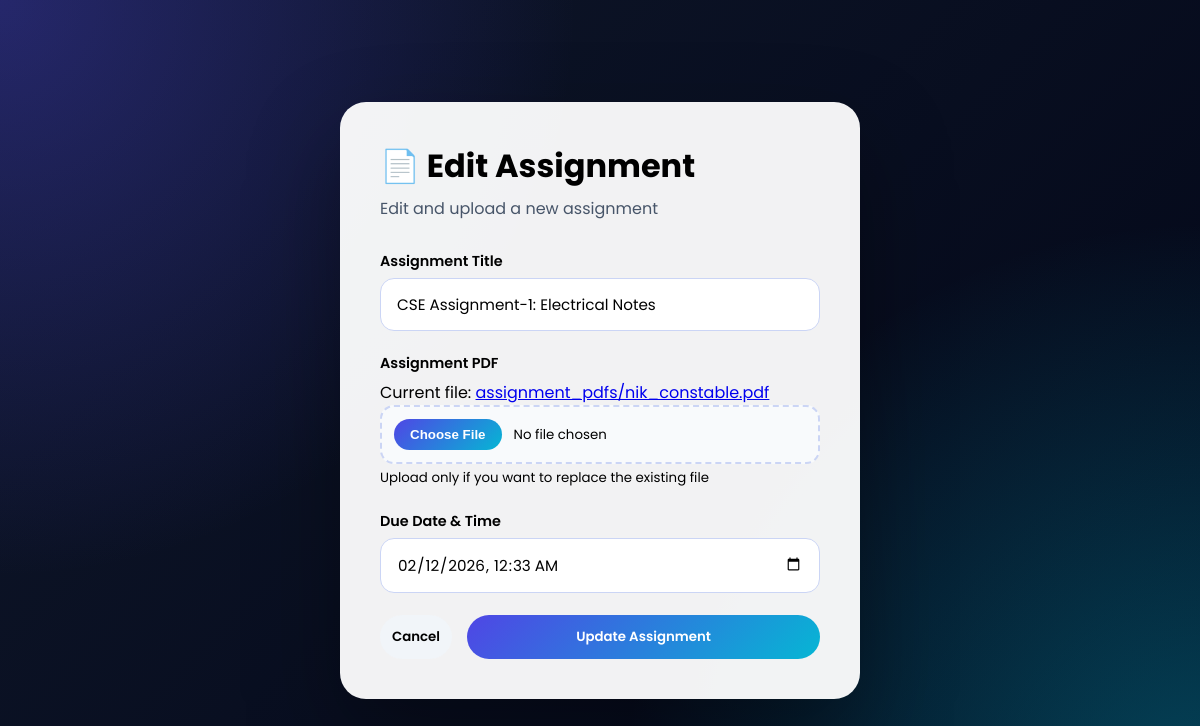
/teachers/teacher_dashboard/edit_assignments/8, run on the app's committed database.
### assignments/models.py (models this page shows, shortened)
class Assignment(models.Model):
    COURSE_CHOICES = [
        ('AIML', 'Artificial Intelligence and Machine Learning'),
        ('CORE', 'Computer Science Core'),
        ('IT', 'Information Technology'),
        ('ME', 'Mechanical Engineering'),
        ('CE', 'Civil Engineering'),
        ('EE', 'Electrical Engineering')
    ]
    teacher_name = models.ForeignKey(User, on_delete=models.CASCADE)
    course_name = models.CharField(choices=COURSE_CHOICES)
    title = models.CharField(max_length=250)
    assignment = models.FileField(upload_to='assignment_pdfs/')
    due_date = models.DateTimeField()
    created_at = models.DateTimeField(auto_now_add=True)
    updated_at = models.DateTimeField(auto_now=True)

### assignments/views.py (the view, shortened to what this page needs)
# urls.py: path('edit_assignments/<int:pk>', views.edit_assignments, name='edit_assignments'),
def edit_assignments(request, pk):
    data = Assignment.objects.get(pk=pk)
    context = {
        'data': data
    }
    return render(request=request, template_name='edit_assignment.html', context=context)

### templates/teachers/edit_assignment.html (shortened to what this page needs)
{% load static %}
<!DOCTYPE html>
<html lang="en">
<head>
    <link rel="stylesheet" href="{% static 'css/edit_assignment.css' %}">
</head>
<body>
    <div class="page-wrapper">
        <div class="assignment-card">
            <div class="header">
                <h1>📄 Edit Assignment</h1>
                <p>Edit and upload a new assignment</p>
            </div>
            <form action="{% url 'edit_assignments' data.id %}" method="post" enctype="multipart/form-data">
                <div class="input-group">
                    <label>Assignment Title</label>
                    <input name="title" type="text" placeholder="e.g. Introduction to Python" value="{{data.title}}"
                        required>
                </div>
                <div class="input-group">
                    <label>Assignment PDF</label>
                    {% if data.assignment %}
                    <p class="file-link">
                        Current file:
                        <a href="{{ data.assignment.url }}" target="_blank">
                            {{data.assignment}}
                        </a>
                    </p>
                    {% endif %}
                    <input name="assignment" type="file" accept="application/pdf" class="file-input">
                    <small>Upload only if you want to replace the existing file</small>
                </div>
                <div class="input-group">
                    <label>Due Date & Time</label>
                    <input name="due_date" type="datetime-local" value="{{data.due_date|date:'Y-m-d\\TH:i'}}" required>
                </div>
                <div class="form-actions">
                    <a href="{% url 'dashboard' %}">
                        <button type="button" class="secondary-btn">Cancel</button>
                    </a>
                    <button type="submit" class="primary-btn">Update Assignment</button>
                </div>
            </form>
        </div>
    </div>
</body>
</html>

### portal_system/static/css/edit_assignment.css (style rules this page uses)
* { margin: 0; padding: 0; box-sizing: border-box; font-family: "Poppins", sans-serif; }
body { min-height: 100vh; background: radial-gradient(circle at top left, rgba(79,70,229,0.35), transparent 40%), radial-gradient(circle at bottom right, rgba(6,182,212,0.35), transparent 40%), linear-gradient(135deg, #0f172a, #020617); display: flex; align-items: center; justify-content: center; padding: 30px; }
.assignment-card { width: 100%; max-width: 520px; background: rgba(255,255,255,0.95); border-radius: 26px; padding: 40px; box-shadow: 0 40px 90px rgba(0,0,0,0.35); animation: fadeIn 0.8s ease forwards; }
.header h1 { font-size: 2rem; margin-bottom: 6px; }
.header p { color: #475569; margin-bottom: 30px; }
.input-group { margin-bottom: 22px; }
.input-group label { display: block; font-size: 0.9rem; font-weight: 600; margin-bottom: 6px; }
.input-group input[type="text"], .input-group input[type="datetime-local"] { width: 100%; padding: 14px 16px; border-radius: 14px; border: 1px solid #cbd5f5; outline: none; font-size: 0.95rem; }
.file-input { width: 100%; padding: 12px; border-radius: 14px; border: 2px dashed #cbd5f5; background: #f8fafc; cursor: pointer; }
.form-actions { display: flex; gap: 15px; margin-top: 10px; }
.primary-btn, .secondary-btn { flex: 1; padding: 12px; border-radius: 999px; border: none; cursor: pointer; font-weight: 600; }
.primary-btn { background: linear-gradient(135deg, #4f46e5, #06b6d4); color: white; }
.secondary-btn { background: #f1f5f9; }
.file-link a { word-break: break-all; overflow-wrap: anywhere; display: inline-block; max-width: 100%; }

### data on the page
Assignment: title "CSE Assignment-1: Electrical Notes", assignment "assignment_pdfs/nik_constable.pdf", due_date "02/12/2026 00:33"
